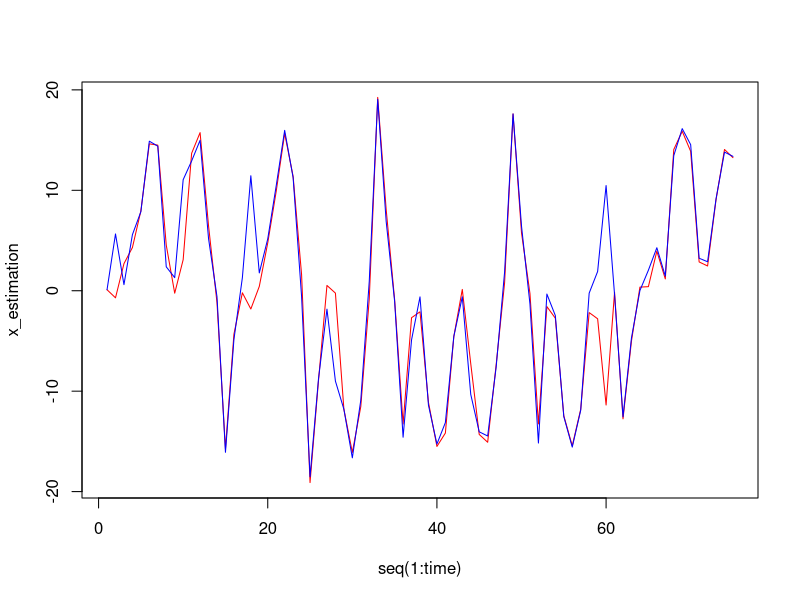

This figure's R source:
#初始化参数
x=0.1 #实际状态初始化
x_Noise=1 #系统过程噪声协方差
x_Relation=1 #量测协方差
time=75 #75个时间点
N=1000 #粒子数

z_out=matrix(0,nrow=1,ncol=time) #实际观测值矩阵
z_out[,1]=x^2/20+rnorm(1,mean=0,sd=sqrt(x_Relation)) #第一个观测值

x_out=matrix(0,nrow=1,ncol=time) #真实状态矩阵
x_out[,1]=x #第一个真实状态
x_estimation=matrix(0,nrow=1,ncol=time) #状态估计值
x_estimation[,1]=x #第一个状态估计值

x_P_update=matrix(0,nrow=1,ncol=N) #下一阶段粒子的预测值
z_update=matrix(0,nrow=1,ncol=N) #通过粒子预测值得到的观测预测值
P_weight=matrix(1/N,nrow=1,ncol=N) #第二阶段权重，粒子的权重

#辅助粒子滤波变量
lamda=matrix(0, nrow = 1,ncol = N)#辅助粒子滤波的第一阶段权重
k=matrix(0, nrow = 1,ncol = N)#辅助索引，按照似然程度为概率值抽得的粒子的上标
miu=matrix(0,nrow=1,ncol=N)#下一阶段粒子预测值的均值（或其他统计量）

#初始化分布（正态）
Variance=2 #初始方差
x_P=matrix(0,nrow=1,ncol=N) #N个粒子

#生成初始随机粒子
i=1
for(i in 1:N)
{
  x_P[,i]=x+rnorm(1,mean=0,sd=sqrt(Variance)) #在初始状态附近生成服从正态分布的粒子群
}#上述循环中的正态分布即初始的后验概率分布

t=2
for(t in 2:time)
{

  #实际状态与观测值更新
  x=0.5*x+25*x/(1+x^2)+8*cos(1.2*(t-1))+rnorm(1,mean=0,sd=sqrt(x_Noise)) 
  z=x^2/20+rnorm(1,mean=0,sd=sqrt(x_Relation))
  x_out[,t]=x
  z_out[,t]=z 

  i=1
  for(i in 1:N)
  {
     #计算下一阶段粒子的期望,也即没有随机化的x_P_update，也可以计算其它统计量，不过均是与p{x_t|x_t-1(i)}相关的统计量
     miu[,i]=0.5*x_P[,i]+25*x_P[,i]/(1+x_P[,i]^2)+8*cos(1.2*(t-1))

     #计算第一阶段权重，与似然函数p（y_t|miu_t(i)）以及各个粒子的权重成比例
     lamda[,i]=dnorm(z,mean=miu[,i]^2/20,sd=x_Relation)*P_weight[,i]

  }
  #通过第一阶段权重做重要性采样，得到高似然程度的粒子的上标，也就是通过统计量miu估计的观测值与实际值越接近，其被抽中的概率越大
  k=t(data.matrix(sample(1:N,size=N,replace = TRUE,prob = lamda))) 
  
  #计算高似然程度粒子的预测值，即加入噪声，并计算粒子预测值得到的观测值预测值
  i=1
  for(i in 1:N)
  {
    x_P_update[,i]=0.5*x_P[,k[,i]]+25*x_P[,k[,i]]/(1+x_P[,k[,i]]^2)+8*cos(1.2*(t-1))+rnorm(1,mean=0,sd=sqrt(x_Noise))
    z_update[,i]=x_P_update[,i]^2/20
   }
  
  #通过高似然程度粒子预测值得到的观测值预测值与高似然粒子的粒子期望值得到的观测值预测值的比作为各个粒子的第二阶段的权重，注意z_update已经是通过
  #x_P[,k[,i]]得到的预测值了，所以不需要写作z_update[,k[,i]]
  i=1
  for(i in 1:N)
  {
    P_weight[,i]=dnorm(z,mean=z_update[,i],sd=x_Relation)/dnorm(z,mean=miu[,k[,i]]^2/20,sd=x_Relation)
  }

  #归一化权重
  i=1
  for(i in 1:N)
  {
    P_weight[,i]=P_weight[,i]/rowSums(P_weight)
  }

  #根据第二阶段权重再次做重要性采样，得到当前阶段的粒子x_t(i)
  x_P=t(data.matrix(sample(x_P_update,size=N,replace = TRUE,prob = P_weight))) 
  
  #通过粒子估计状态
  x_estimation[,t]=mean(x_P[1,]) 
}



plot(x =seq(1:time),y=x_estimation,type="l",col="red")
lines(x_out[,1:time],col="blue")


